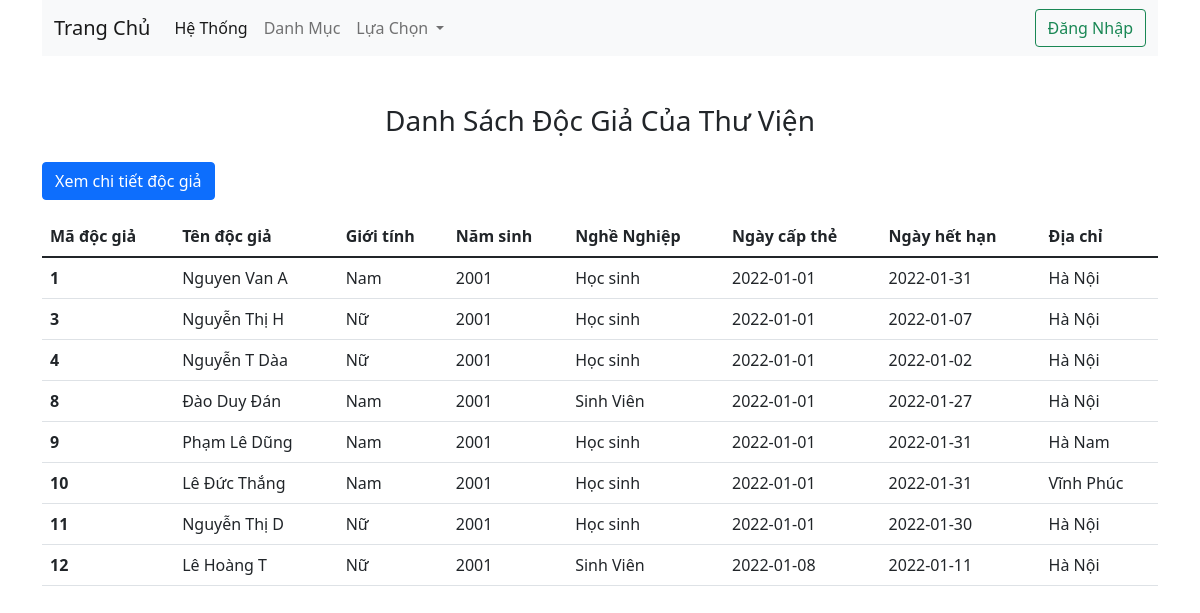
The page / on the database its author committed.
### tables this page shows
CREATE TABLE `docgia` (
  `madg` int(10) UNSIGNED NOT NULL,
  `hovaten` varchar(30) NOT NULL,
  `gioitinh` varchar(10) NOT NULL,
  `namsinh` int(11) NOT NULL,
  `nghenghiep` varchar(50) NOT NULL,
  `ngaycapthe` date NOT NULL,
  `ngayhethan` date NOT NULL,
  `diachi` varchar(100) NOT NULL
);

### src/controllers/DocgiaController.php (called while the page is built, shortened)
<?php
require_once 'models/DocgiaModel.php';
class DocgiaController{
    function index(){
        $DgModal = new DocgiaModal();
        $docgia = $DgModal->getAllBD();
        require_once 'views/Docgia/index.php';
    }
}
?>

### src/index.php (called while the page is built, shortened)
<?php
    $action     = isset($_GET['action']) ? $_GET['action'] : 'index';
    $object = new $classController();
    $object->$action();
?>

### src/models/DocgiaModel.php (called while the page is built, shortened)
<?php
class DocgiaModal{
    public function getAllBD(){
        $conn = $this->connectDb();
        $sql = "SELECT * FROM docgia";
        $result = mysqli_query($conn, $sql);
        $mang_dg = [];
        if(mysqli_num_rows($result)>0){
            $mang_dg = mysqli_fetch_all($result, MYSQLI_ASSOC);
        }
        return $mang_dg;
    }
    public function connectDb() {
        $connection = mysqli_connect(DB_HOST, DB_USERNAME, DB_PASSWORD, DB_NAME);
        return $connection;
    }
}
?>

### src/views/Docgia/index.php (the view, shortened to what this page needs)
<?php
require 'views/template/header.php'
?>
<head>
</head>
<main>
    <div class="container">
        <div class="row">
            <div class="col-md-12 d-flex justify-content-center mb-3">
                <h3>Danh Sách Độc Giả Của Thư Viện</h3>
            </div>
            <div class="col-md-12 mb-3">
                <a href="index.php?controller=docgia&action=admin"><button class="btn btn-primary">Xem chi tiết độc giả</button></a>
            </div>
            <div class="col-md-12">
                <table class="table">
                    <thead>
                        <tr>
                            <th scope="col">Mã độc giả</th>
                            <th scope="col">Tên độc giả</th>
                            <th scope="col">Giới tính</th>
                            <th scope="col">Năm sinh</th>
                            <th scope="col">Nghề Nghiệp</th>
                            <th scope="col">Ngày cấp thẻ</th>
                            <th scope="col">Ngày hết hạn</th>
                            <th scope="col">Địa chỉ</th>
                        </tr>
                    </thead>
                    <tbody>
                        <?php
                        foreach ($docgia as $dg) {
                        ?>
                            <tr>
                                <th scope="row"><?php echo $dg['madg'] ?></th>
                                <td><?php echo $dg['hovaten'] ?></td>
                                <td><?php echo $dg['gioitinh'] ?></td>
                                <td><?php echo $dg['namsinh'] ?></td>
                                <td><?php echo $dg['nghenghiep'] ?></td>
                                <td><?php echo $dg['ngaycapthe'] ?></td>
                                <td><?php echo $dg['ngayhethan'] ?></td>
                                <td><?php echo $dg['diachi'] ?></td>
                            </tr>
                        <?php
                        }
                        ?>
                    </tbody>
                </table>
            </div>
        </div>
    </div>
</main>

### src/views/template/header.php (shortened to what this page needs)
<!DOCTYPE html>
<html lang="en">
<head>
    <link href="https://cdn.jsdelivr.net/npm/bootstrap@5.1.3/dist/css/bootstrap.min.css" rel="stylesheet">
    <link rel="stylesheet" href="https://cdn.jsdelivr.net/npm/bootstrap-icons@1.7.2/font/bootstrap-icons.css">
</head>
<body style="background-color: #fff;">
    <div class="container mb-5">
        <nav class="navbar navbar-expand-lg navbar-light bg-light">
            <div class="container-fluid">
                <a class="navbar-brand" href="index.php?controller=nhanvien&action=index">Trang Chủ</a>
                <div class="collapse navbar-collapse" id="navbarSupportedContent">
                    <ul class="navbar-nav me-auto mb-2 mb-lg-0">
                        <li class="nav-item">
                            <a class="nav-link active" aria-current="page" href="#">Hệ Thống</a>
                        </li>
                        <li class="nav-item">
                            <a class="nav-link" href="#">Danh Mục</a>
                        </li>
                        <li class="nav-item dropdown">
                            <a class="nav-link dropdown-toggle" href="#" id="navbarDropdown" role="button" data-bs-toggle="dropdown" aria-expanded="false">
                                Lựa Chọn
                            </a>
                        </li>
                    </ul>
                    <form class="d-flex">
                        <button class="btn btn-outline-success" type="submit">Đăng Nhập</button>
                    </form>
                </div>
            </div>
        </nav>
    </div>

### rows shown on the page
docgia: madg "1", hovaten "Nguyen Van A", gioitinh "Nam", namsinh "2001", nghenghiep "Học sinh", ngaycapthe "2022-01-01", ngayhethan "2022-01-31", diachi "Hà Nội"
docgia: madg "3", hovaten "Nguyễn Thị H", gioitinh "Nữ", namsinh "2001", nghenghiep "Học sinh", ngaycapthe "2022-01-01", ngayhethan "2022-01-07", diachi "Hà Nội"
docgia: madg "4", hovaten "Nguyễn T Dàa", gioitinh "Nữ", namsinh "2001", nghenghiep "Học sinh", ngaycapthe "2022-01-01", ngayhethan "2022-01-02", diachi "Hà Nội"
docgia: madg "8", hovaten "Đào Duy Đán", gioitinh "Nam", namsinh "2001", nghenghiep "Sinh Viên", ngaycapthe "2022-01-01", ngayhethan "2022-01-27", diachi "Hà Nội"
docgia: madg "9", hovaten "Phạm Lê Dũng", gioitinh "Nam", namsinh "2001", nghenghiep "Học sinh", ngaycapthe "2022-01-01", ngayhethan "2022-01-31", diachi "Hà Nam"
docgia: madg "10", hovaten "Lê Đức Thắng", gioitinh "Nam", namsinh "2001", nghenghiep "Học sinh", ngaycapthe "2022-01-01", ngayhethan "2022-01-31", diachi "Vĩnh Phúc"
docgia: madg "11", hovaten "Nguyễn Thị D", gioitinh "Nữ", namsinh "2001", nghenghiep "Học sinh", ngaycapthe "2022-01-01", ngayhethan "2022-01-30", diachi "Hà Nội"
docgia: madg "12", hovaten "Lê Hoàng T", gioitinh "Nữ", namsinh "2001", nghenghiep "Sinh Viên", ngaycapthe "2022-01-08", ngayhethan "2022-01-11", diachi "Hà Nội"
